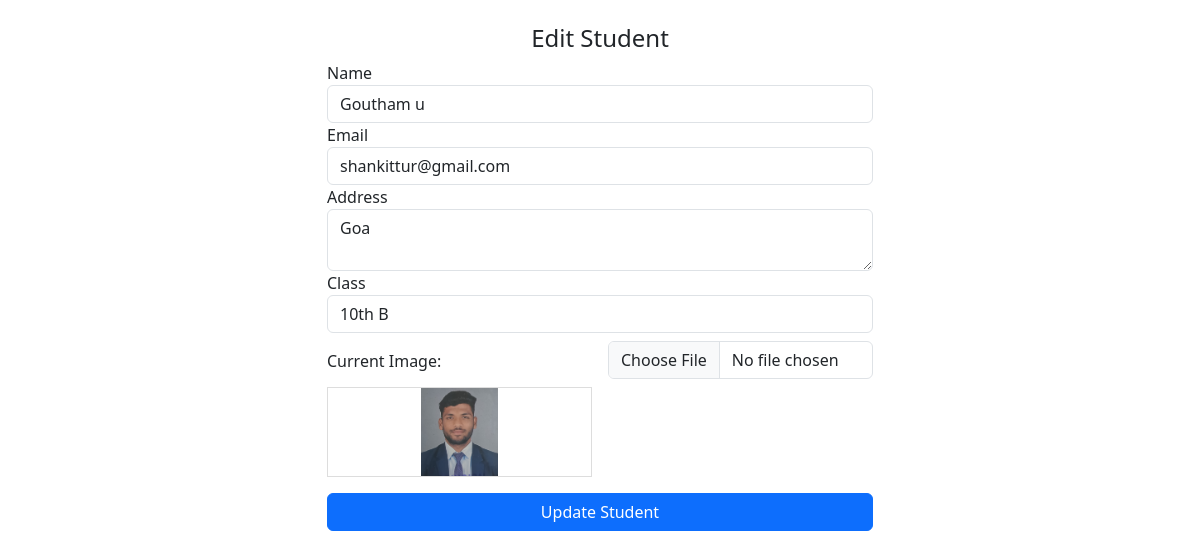
The page /edit.php?id=7 on the database its author committed.
### tables this page shows
CREATE TABLE `student` (
  `id` int(11) NOT NULL,
  `name` varchar(255) NOT NULL,
  `email` varchar(255) NOT NULL,
  `address` text DEFAULT NULL,
  `class_id` int(11) DEFAULT NULL,
  `image` varchar(255) DEFAULT NULL,
  `created_at` datetime DEFAULT current_timestamp()
);

### edit.php (the view, shortened to what this page needs)
<?php
include 'config.php';
include 'menu.php';
if (isset($_GET['id'])) {
    $id = $_GET['id'];
    $sql = "SELECT * FROM student WHERE id=:id";
    $statement = $conn->prepare($sql);
    $statement->bindParam(':id', $id);
    $statement->execute();
    $project = $statement->fetch(PDO::FETCH_ASSOC);
    if ($project) {
        $name = $project['name'];
        $email = $project['email'];
        $address = $project['address'];
        $image = $project['image'];
    } else {
        header("Location:index.php ");
        exit;
    }
} else {
    header("Location:index.php ");
    exit;
}
$sql_classes = "SELECT class_id, name FROM classes";
$statement_classes = $conn->prepare($sql_classes);
$statement_classes->execute();
$classes = $statement_classes->fetchAll(PDO::FETCH_ASSOC);
?>
<div class="container mt-4">
    <div class="row justify-content-center">
        <div class="col-md-6">
            <h4 class="text-center">Edit Student</h4>
            <form action="" method="POST" enctype="multipart/form-data">
                <div class="form-group">
                    <label>Name</label>
                    <input type="text" name="name" class="form-control" value="<?php echo $name; ?>" required>
                </div>
                <div class="form-group">
                    <label>Email</label>
                    <input type="email" name="email" class="form-control" value="<?php echo $email; ?>">
                </div>
                <div class="form-group">
                    <label>Address</label>
                    <textarea name="address" class="form-control"><?php echo $address; ?></textarea>
                </div>
                <div class="form-group">
                    <label>Class</label>
                    <select name="class_id" class="form-control">
                        <?php
                        foreach ($classes as $class) {
                            $class_id = $class['class_id'];
                            $name = $class['name'];
                            $selected = ($class_id == $class) ? "selected" : "";
                            echo "<option value='$class_id' $selected>$name</option>";
                        }
                        ?>
                    </select>
                </div>
                <div class="row g-3">
                    <div class="col">
                        <div class="form-group mt-3 mb-2">
                            <label for="images">Current Image:</label>
                            <?php
                            if ($image !== "") {
                            ?>
                                <img src="uploads/<?php echo $image; ?>" alt="" id="current-image" class="imagePreview">
                            <?php
                            } else {
                                echo "<div>Image not Added</div>";
                            }
                            ?>
                        </div>
                    </div>
                    <div class="col">
                        <div class="form-group mt-2 mb-3">
                            <input type="file" class="form-control file-input" id="new_Image" name="new_Image" onchange="previewImage()">
                        </div>
                    </div>
                </div>
                <button type="submit" name="submit" class="btn btn-primary w-100 mt-2 mb-2">Update Student</button>
            </form>
        </div>
    </div>
</div>
</body>
</html>

### style.css (style rules this page uses)
.imagePreview { width: 100%; height: 90px; object-fit: contain; border: 1px solid #ddd; margin-top: 14px; }

### rows shown on the page
student: name "Goutham u", email "shankittur@gmail.com", address "Goa", image (picture)

### other values the page prints
form field class_id "10th B"
